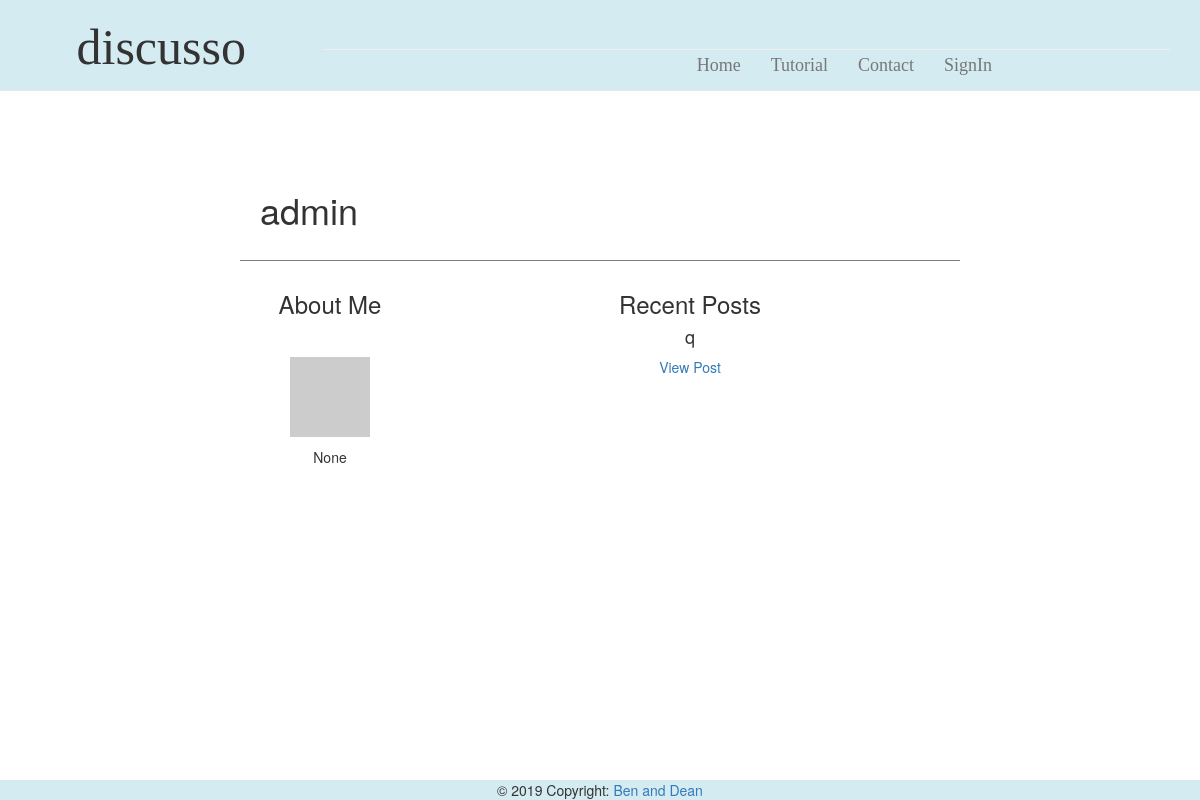
The app's page /profile/1 with its own data.
### app/models.py (models this page shows, shortened)
class User(UserMixin, db.Model):
    id = db.Column(db.Integer, primary_key=True)
    username = db.Column(db.String(64), index=True, unique=True)
    bio = db.Column(db.String(248))
    passwd_hash = db.Column(db.String(128))
    email = db.Column(db.String(120), index=True, unique=True)
    admin = db.Column(db.Boolean)
    def avatar(self, size):
        digest = md5(self.email.lower().encode('utf-8')).hexdigest()
        return 'https://www.gravatar.com/avatar/{}?d=identicon&s={}'.format(
            digest, size)
    posts = db.relationship('Post', backref='author', lazy='dynamic')
    replies = db.relationship('Reply', backref='author', lazy='dynamic')

class Post(db.Model):
    id = db.Column(db.Integer, primary_key=True)
    title = db.Column(db.String(64))
    desc = db.Column(db.String(248))
    blesses = db.Column(db.Integer, default=0)
    curses = db.Column(db.Integer, default=0)
    timestamp = db.Column(db.DateTime, index=True, default=datetime.utcnow)
    user_id = db.Column(db.Integer, db.ForeignKey('user.id'))
    p_replies = db.relationship('Reply', backref='ogPost', lazy='dynamic')
    user_votes = db.relationship('Post_BC', backref='post', lazy='dynamic')

### app/routes.py (the view)
@app.route('/profile/<userid>')
def profile(userid):
    allPost= Post.query.all()
    myUser = User.query.get(userid)
    if myUser == None:
        return redirect(url_for('homepage'))
    return render_template('profile.html', title='Profile', user=myUser, post=allPost)

### app/templates/profile.html (shortened to what this page needs)
{% extends "topbar.html" %}
{% block content %}
<div class="container-fluid">
  <div class="leftSide col-lg-2">
  </div>
  <div class="mainArea col-lg-8">
    <div class="container-fluid">
      <div class="special">
        <h1> {{user.username}}</h1>
      </div>
      <div class="profileLeft col-lg-3">
        <h3>About Me</h3>
        <br>
        <div class="imgBox">
          <img src="{{ user.avatar(128) }}">
        </div>
        <p> {{user.bio}}</p>
      </div>
      <div class="profileRight col-lg-9">
        <h3>Recent Posts</h3>
        {% for p in post %}
        {%if p.user_id == user.id %}
        <h4> {{ p.title }}</h4>
        <p><a href="{{ url_for('topic',postid = '') }}{{p.id}}"> View Post </a> </p>
        <br><br>
        {% endif %}
        {% endfor %}
      </div>
    </div>
  </div>
  <div class="leftSide col-lg-2">
  </div>
</div>
{% endblock %}

### app/static/stylesheet.css (style rules this page uses)
@media (min-width: 900px) { body { padding-top: 150px; } }
.special { padding: 20px; border-bottom: 1px solid grey; margin-bottom: 10px; }
.profileLeft { text-align: center; }
.profileRight { text-align: center; }
.imgBox { padding: 10px; text-align: center; }

### records on screen
User: username "admin", bio "None"
Post: title "q"
